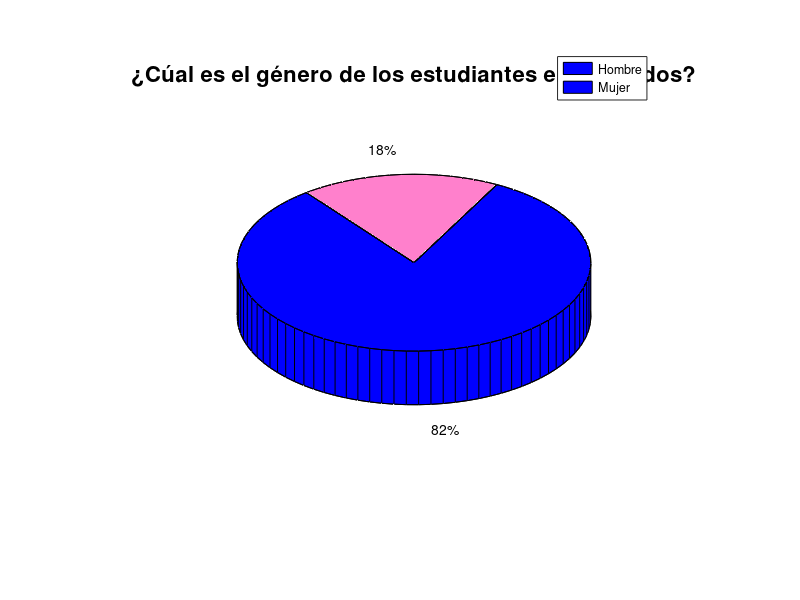

Source code (MATLAB):
% Datos y etiquetas
y = [45, 10];
labels = {'Hombre', 'Mujer'};

% Colores personalizados y porcentajes
colors = [
    0 0 1;  % Azul
    1 0.5 0.8 % Rosa
];

% Degradar los colores
numSegments = numel(y);
colors = interp1(1:size(colors, 1), colors, linspace(1, size(colors, 1), numSegments));

% Crear el gráfico de pastel con colores personalizados
pie3(y);

% Asignar colores personalizados a cada segmento
colormap(colors);

% Agregar la leyenda
legend(labels);

% Agregar el título
title('¿Cúal es el género de los estudiantes encuestados?', 'FontSize', 16);
